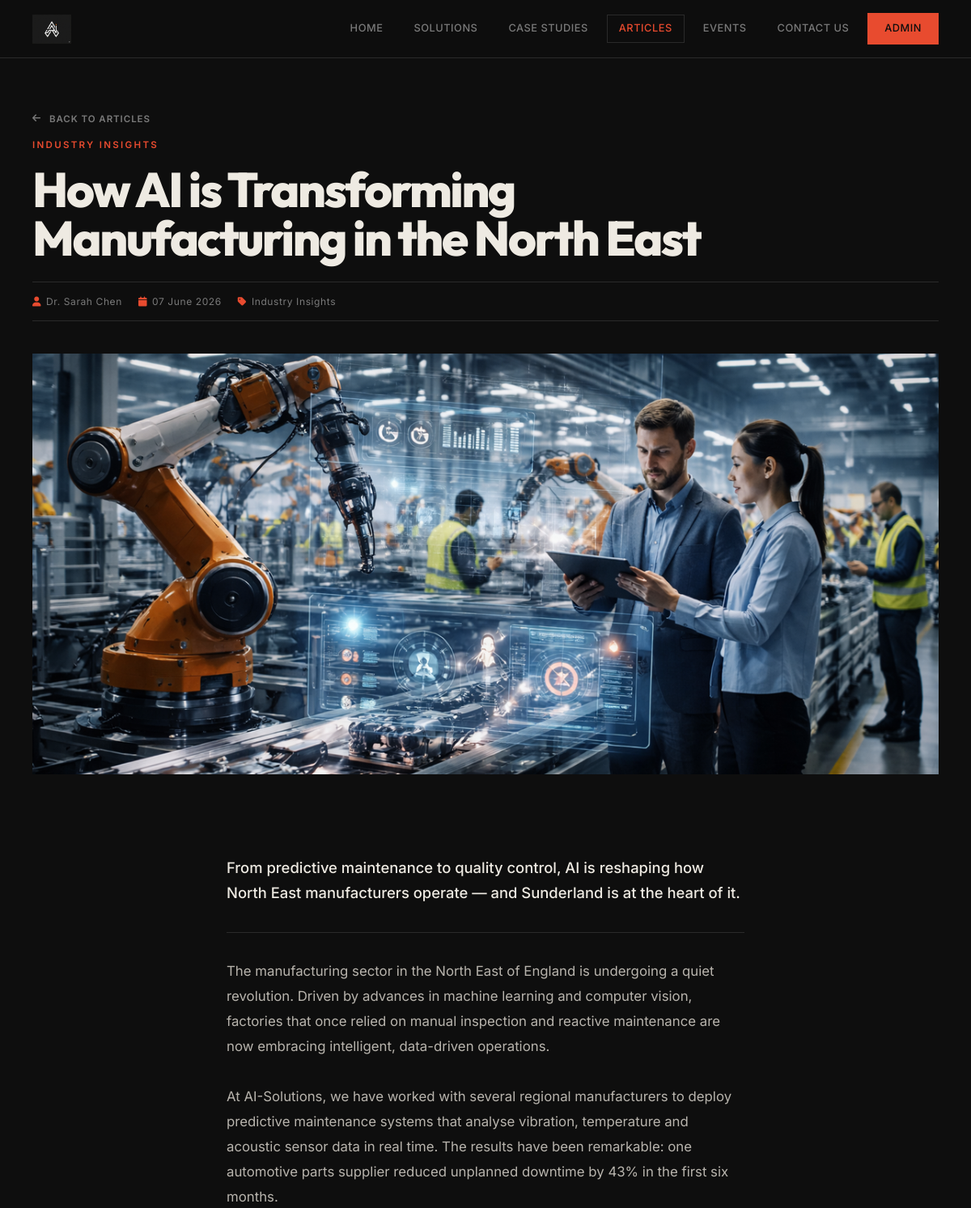
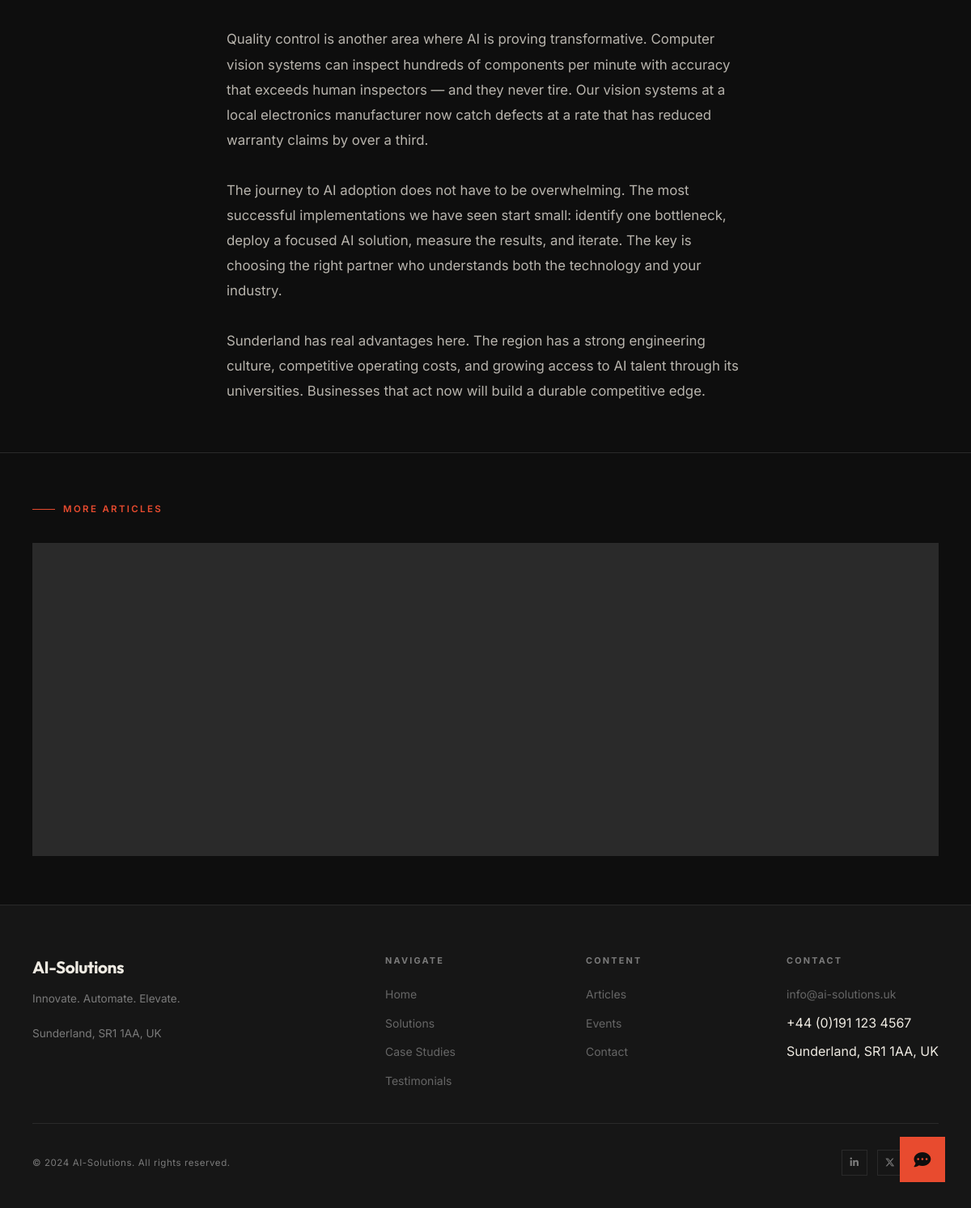
/articles/1, run on the app's committed database (2 pictures, top to bottom).
### models.py (models this page shows)
class SiteSettings(db.Model):
    __tablename__ = 'site_settings'
    id = db.Column(db.Integer, primary_key=True)
    company_logo = db.Column(db.String(300), nullable=True)
    company_name = db.Column(db.String(200), default='AI-Solutions')
    tagline = db.Column(db.String(500))
    address = db.Column(db.String(300))
    email = db.Column(db.String(120))
    phone = db.Column(db.String(50))
    linkedin_url = db.Column(db.String(300), nullable=True)
    twitter_url = db.Column(db.String(300), nullable=True)
    facebook_url = db.Column(db.String(300), nullable=True)
    instagram_url = db.Column(db.String(300), nullable=True)
    github_url = db.Column(db.String(300), nullable=True)

class Article(db.Model):
    __tablename__ = 'article'
    id = db.Column(db.Integer, primary_key=True)
    title = db.Column(db.String(200), nullable=False)
    excerpt = db.Column(db.String(500))
    body = db.Column(db.Text)
    category = db.Column(db.String(100))
    cover_image = db.Column(db.String(300), nullable=True)
    author = db.Column(db.String(100), default='AI-Solutions Team')
    published_at = db.Column(db.DateTime, default=datetime.utcnow)
    is_published = db.Column(db.Boolean, default=True)

### app.py (the view)
@app.route('/articles/<int:id>')
def article_detail(id):
    article = db.get_or_404(Article, id)
    related = Article.query.filter(Article.id != id, Article.is_published == True).limit(3).all()
    return render_template('article_detail.html', article=article, related=related)

### app.py (called while the page is built)
@app.context_processor
def inject_settings():
    settings = db.session.get(SiteSettings, 1)
    if not settings:
        settings = SiteSettings(id=1, company_name='AI-Solutions')
    return dict(settings=settings)

### templates/article_detail.html (shortened to what this page needs)
{% extends "base.html" %}
{% block content %}
<div class="article-detail-hero">
  <div style="margin-bottom:12px;">
    <a href="{{ url_for('articles') }}" class="arrow-link" style="font-size:0.72rem;">
      <i class="fas fa-arrow-left"></i> Back to Articles
    </a>
  </div>
  {% if article.category %}<div class="article-category" style="margin-bottom:16px; font-size:0.72rem;">{{ article.category }}</div>{% endif %}
  <h1 style="font-family:var(--font-display); font-size:clamp(2rem,5vw,3.8rem); font-weight:800; letter-spacing:-0.04em; line-height:1; color:var(--fg); max-width:900px; margin-bottom:20px;">
    {{ article.title }}
  </h1>
  <div style="display:flex; align-items:center; gap:20px; font-size:0.75rem; color:var(--muted); letter-spacing:0.05em; border-top:1px solid var(--bdr); border-bottom:1px solid var(--bdr); padding:14px 0; margin-top:24px;">
    <span><i class="fas fa-user" style="color:var(--acc); margin-right:6px;"></i>{{ article.author }}</span>
    <span><i class="fas fa-calendar" style="color:var(--acc); margin-right:6px;"></i>{{ article.published_at.strftime('%d %B %Y') }}</span>
    {% if article.category %}<span><i class="fas fa-tag" style="color:var(--acc); margin-right:6px;"></i>{{ article.category }}</span>{% endif %}
  </div>
</div>
{% if article.cover_image %}
<div style="max-width:1280px; margin:0 auto; padding:40px 40px 0;">
  <img src="{{ url_for('static', filename=article.cover_image) }}" alt="{{ article.title }}" class="article-cover">
</div>
{% endif %}
<div class="article-body-wrap">
  {% if article.excerpt %}
  <p style="font-size:1.15rem; color:var(--fg); font-weight:500; line-height:1.7; margin-bottom:32px; padding-bottom:32px; border-bottom:1px solid var(--bdr);">
    {{ article.excerpt }}
  </p>
  {% endif %}
  <div class="article-body">
    {{ article.body | replace('\n\n', '</p><p>') | replace('\n', '<br>') | safe | replace('**', '<strong>') }}
  </div>
</div>
{% if related %}
<div style="border-top:1px solid var(--bdr); padding:60px 40px; max-width:1280px; margin:0 auto;">
  <div style="font-size:0.72rem; font-weight:600; letter-spacing:0.2em; text-transform:uppercase; color:var(--acc); display:flex; align-items:center; gap:10px; margin-bottom:32px;">
    <span style="display:block; width:28px; height:1px; background:var(--acc);"></span>
    More Articles
  </div>
  <div class="grid-3">
  </div>
</div>
{% endif %}
{% endblock %}

### templates/base.html (shortened to what this page needs)
<!DOCTYPE html>
<html lang="en">
<head>
  <link rel="stylesheet" href="https://cdnjs.cloudflare.com/ajax/libs/font-awesome/6.5.0/css/all.min.css">
  <link rel="stylesheet" href="{{ url_for('static', filename='css/style.css') }}">
</head>
<body>
<nav class="navbar">
  <a href="{{ url_for('index') }}" class="nav-logo">
    {% if settings and settings.company_logo %}
      <img src="{{ url_for('static', filename=settings.company_logo) }}" alt="{{ settings.company_name }}">
    {% else %}
      <span class="logo-dot"></span>
      <span>{{ settings.company_name if settings else 'AI-Solutions' }}</span>
    {% endif %}
  </a>
  <div class="nav-links" id="nav-links">
    <a href="{{ url_for('index') }}" class="{{ 'active' if request.endpoint == 'index' }}">Home</a>
    <a href="{{ url_for('solutions') }}" class="{{ 'active' if request.endpoint == 'solutions' }}">Solutions</a>
    <a href="{{ url_for('case_studies') }}" class="{{ 'active' if request.endpoint == 'case_studies' }}">Case Studies</a>
    <a href="{{ url_for('articles') }}" class="{{ 'active' if request.endpoint in ['articles','article_detail'] }}">Articles</a>
    <a href="{{ url_for('events') }}" class="{{ 'active' if request.endpoint == 'events' }}">Events</a>
    <a href="{{ url_for('contact') }}" class="{{ 'active' if request.endpoint == 'contact' }}">Contact Us</a>
    <a href="{{ url_for('admin_login') }}" class="nav-cta">Admin</a>
  </div>
</nav>
<div class="page-wrapper">
  {% block content %}{% endblock %}
</div>
<footer class="footer">
  <div class="footer-inner">
    <div class="footer-top">
      <div>
        <div class="footer-brand">{{ settings.company_name if settings else 'AI-Solutions' }}</div>
        <p class="footer-tagline">{{ settings.tagline if settings else 'Innovate. Automate. Elevate.' }}<br><br>{{ settings.address if settings else 'Sunderland, UK' }}</p>
      </div>
      <div>
        <div class="footer-col-title">Navigate</div>
        <ul class="footer-links">
          <li><a href="{{ url_for('index') }}">Home</a></li>
          <li><a href="{{ url_for('solutions') }}">Solutions</a></li>
          <li><a href="{{ url_for('case_studies') }}">Case Studies</a></li>
          <li><a href="{{ url_for('testimonials') }}">Testimonials</a></li>
        </ul>
      </div>
      <div>
        <div class="footer-col-title">Content</div>
        <ul class="footer-links">
          <li><a href="{{ url_for('articles') }}">Articles</a></li>
          <li><a href="{{ url_for('events') }}">Events</a></li>
          <li><a href="{{ url_for('contact') }}">Contact</a></li>
        </ul>
      </div>
      <div>
        <div class="footer-col-title">Contact</div>
        <ul class="footer-links">
          {% if settings and settings.email %}<li><a href="mailto:{{ settings.email }}">{{ settings.email }}</a></li>{% endif %}
          {% if settings and settings.phone %}<li>{{ settings.phone }}</li>{% endif %}
          {% if settings and settings.address %}<li>{{ settings.address }}</li>{% endif %}
        </ul>
      </div>
    </div>
    <div class="footer-bottom">
      <span>&copy; {{ now().year if now is defined else '2024' }} {{ settings.company_name if settings else 'AI-Solutions' }}. All rights reserved.</span>
      <div class="footer-social">
        {% if settings and settings.linkedin_url %}<a href="{{ settings.linkedin_url }}" target="_blank"><i class="fab fa-linkedin-in"></i></a>{% endif %}
        {% if settings and settings.twitter_url %}<a href="{{ settings.twitter_url }}" target="_blank"><i class="fab fa-x-twitter"></i></a>{% endif %}
        {% if settings and settings.github_url %}<a href="{{ settings.github_url }}" target="_blank"></a>{% endif %}
      </div>
    </div>
  </div>
</footer>
<button class="chatbot-btn" id="chatbot-btn" aria-label="Open chat">
  <i class="fas fa-comment-dots"></i>
</button>
</body>
</html>

### data on the page
SiteSettings: company_logo (picture), company_name "AI-Solutions", tagline "Innovate. Automate. Elevate.", address "Sunderland, SR1 1AA, UK", email "info@ai-solutions.uk", phone "+44 (0)191 123 4567"
Article: category "INDUSTRY INSIGHTS", title "How AI is Transforming Manufacturing in the North East", author "Dr. Sarah Chen", published_at "07 June 2026", category "Industry Insights", cover_image (picture), excerpt "From predictive maintenance to quality control, AI is reshaping how North East manufacturers operate — and Sunderland is at the heart of it.", body "The manufacturing sector in the North East of England is undergoing a quiet revolution. Driven by advances in machine learning and computer vision, factories that once relied on manual inspection and reactive maintenance are now embracing intelligent, data-driven operations. At AI-Solutions, we have worked with several regional manufacturers to deploy predictive maintenance systems that analyse vibration, temperature and acoustic sensor data in real time. The results have been remarkable: one automotive parts supplier reduced unplanned downtime by 43% in the first six months. Quality control is another area where AI is proving transformative. Computer vision systems can inspect hundreds of…"
